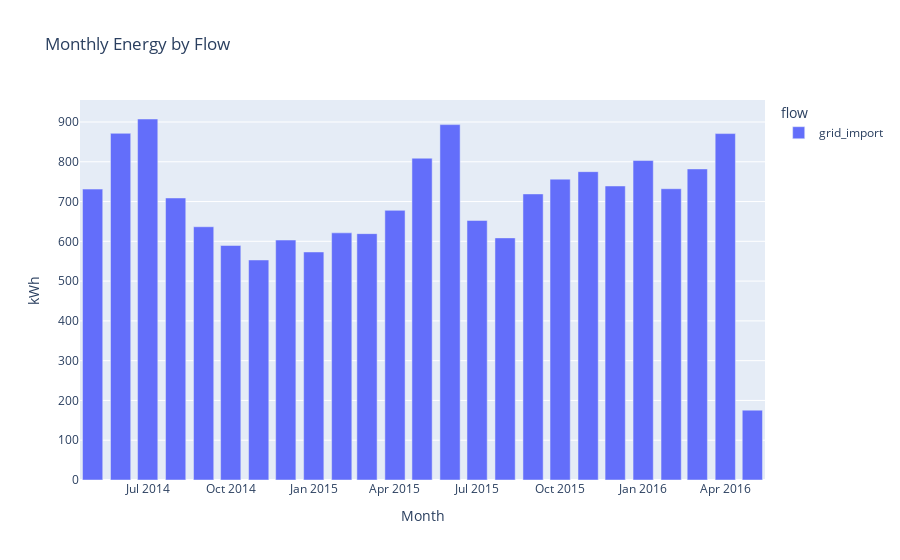

Notebook code cell kept with this figure:
### Code cell
monthly = ml.transform.groupby_month(df)  # columns: month + flows
melted = monthly.melt(id_vars="month", var_name="flow", value_name="kwh")

fig = px.bar(
    melted, x="month", y="kwh", color="flow",
    title="Monthly Energy by Flow",
    labels={"month":"Month","kwh":"kWh"},
    barmode="stack"
)
fig.update_layout(hovermode="x unified")
fig.show()

### Figure 1 — Plotly figure (JSON) as saved in the notebook; plotly's stock layout.template omitted (floating-point values rounded to 4 significant figures)
{"data": [{"hovertemplate": "flow=grid_import<br>Month=%{x}<br>kWh=%{y}<extra></extra>", "legendgroup": "grid_import", "marker": {"color": "#636efa", "pattern": {"shape": ""}}, "name": "grid_import", "orientation": "v", "showlegend": true, "textposition": "auto", "type": "bar", "x": ["2014-05", "2014-06", "2014-07", "2014-08", "2014-09", "2014-10", "2014-11", "2014-12", "2015-01", "2015-02", "2015-03", "2015-04", "2015-05", "2015-06", "2015-07", "2015-08", "2015-09", "2015-10", "2015-11", "2015-12", "2016-01", "2016-02", "2016-03", "2016-04", "2016-05"], "xaxis": "x", "y": [731.3, 871.5, 907.5, 709.0, 636.6, 589.6, 553.1, 603.3, 573.2, 621.3, 619.3, 677.9, 808.9, 893.4, 652.4, 608.6, 719.2, 756.4, 775.1, 739.2, 803.1, 732.2, 782.0, 870.8, 175.6], "yaxis": "y"}], "layout": {"barmode": "stack", "hovermode": "x unified", "legend": {"title": {"text": "flow"}, "tracegroupgap": 0}, "title": {"text": "Monthly Energy by Flow"}, "xaxis": {"anchor": "y", "domain": [0, 1], "title": {"text": "Month"}}, "yaxis": {"anchor": "x", "domain": [0, 1], "title": {"text": "kWh"}}}}
